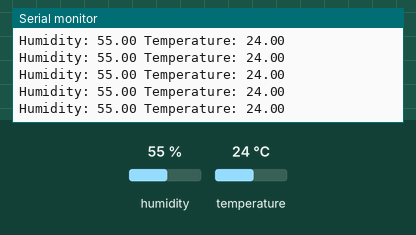
This sketch was run on a simulated Arduino Uno, built with avr-gcc and run on an emulated ATmega328P. On the bench: the last lines printed to the serial monitor. Inputs (shaded band) come from the test bench; at power-on: humidity 55 %, temperature 24 °C.

Above: at 2.8 s.
2.9 s: humidity set to 22 %
9.0 s: temperature set to 12 °C
At 10.0 s:
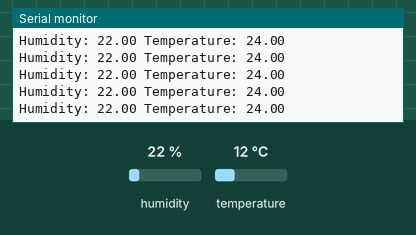
15.1 s: humidity set to 40 %
At 15.7 s:
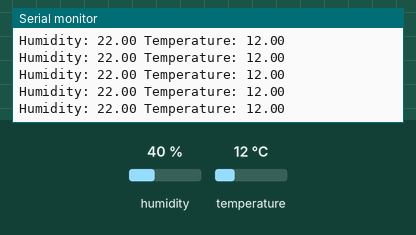
Timing chart, 0 to 18.1 s (numbered marks = the images above; inputs shaded):
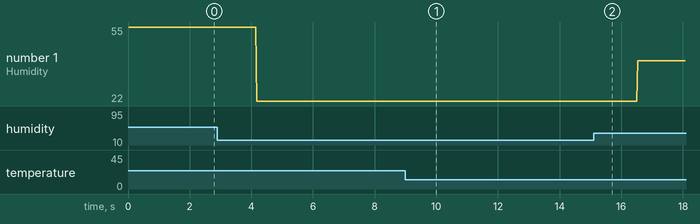

The sketch:

DHT11_interfacing.ino
```cpp
#include "DHT.h"

#define DHTPIN 2     // Digital pin connected to the DHT sensor
#define DHTTYPE DHT11   // DHT 11
DHT dht(DHTPIN, DHTTYPE);

void setup() {
  Serial.begin(9600);
  dht.begin();
}

void loop() {
  // Reading temperature or humidity takes about 250 milliseconds!
  float h = dht.readHumidity();
  // Read temperature as Celsius (the default)
  float t = dht.readTemperature();

  // Check if any reads failed and exit early (to try again).
  if (isnan(h) || isnan(t)) {
    Serial.println("No Reading");
    return;
  }

  // Compute heat index in Fahrenheit (the default)
  //float hif = dht.computeHeatIndex(f, h);
  // Compute heat index in Celsius (isFahreheit = false)
  //float hic = dht.computeHeatIndex(t, h, false);

  Serial.print(F("Humidity: "));
  Serial.print(h);
  Serial.print(F(" Temperature: "));
  Serial.println(t);


}
```

Measured:
- plotted number 1: 55 → 22 after the input at 2.9 s, 22 → 40 after the input at 15.1 s
